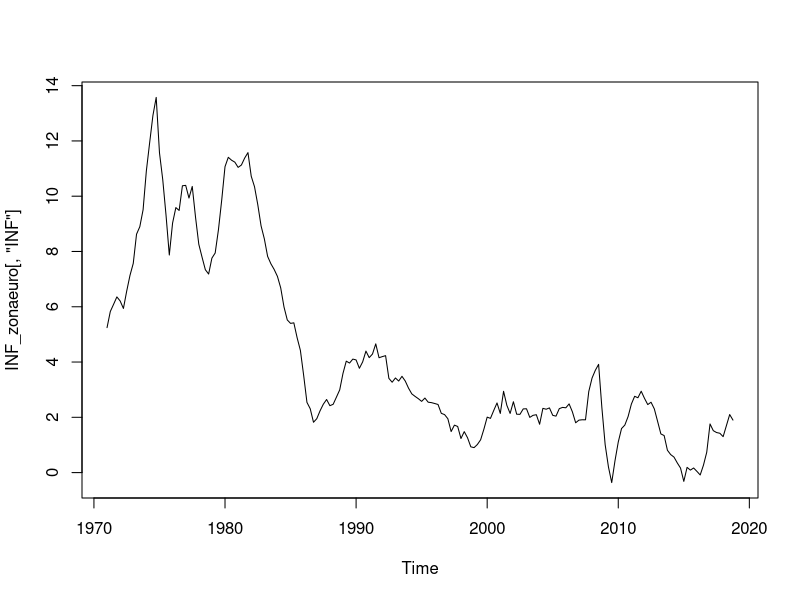
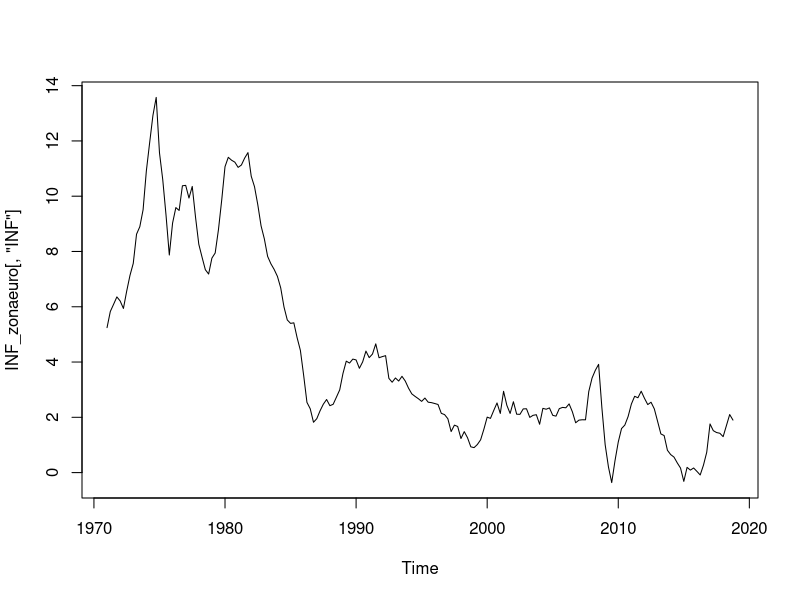
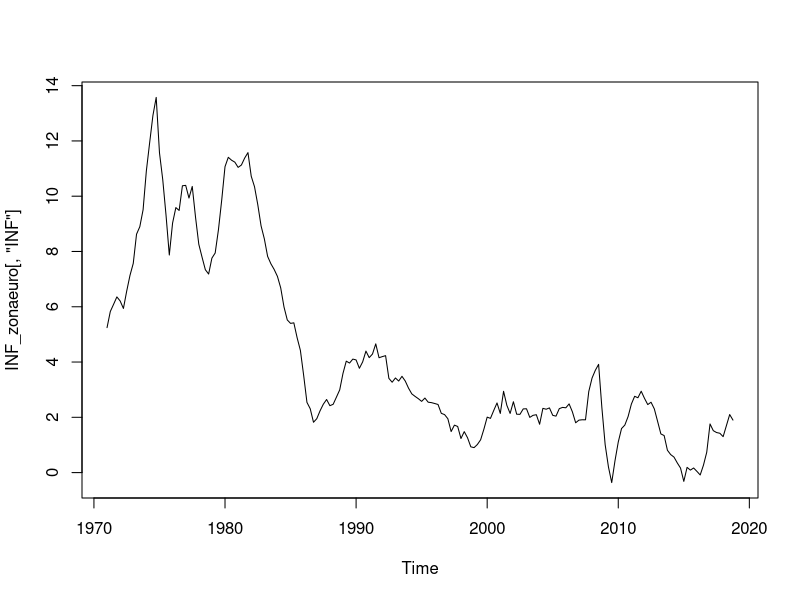
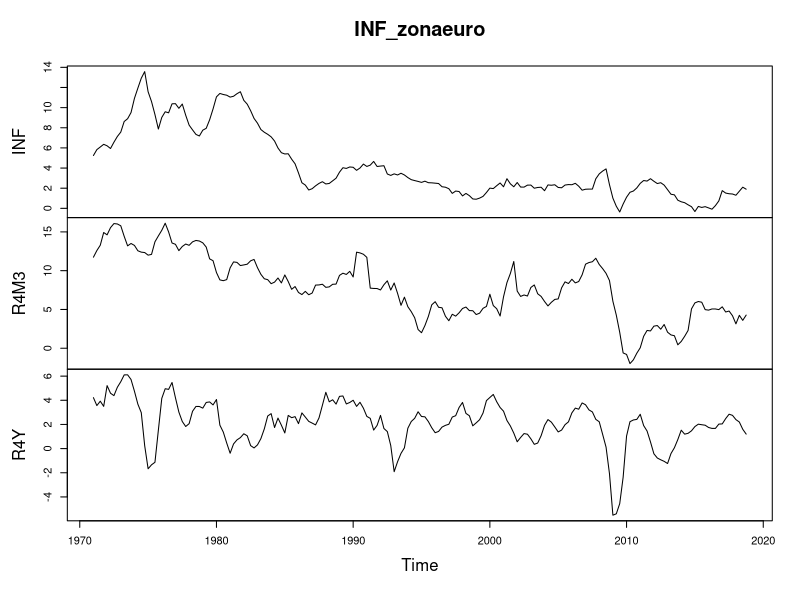

These figures' R source, in order:
library(readr)
INF_EUROZONA <- read_delim("INF_EUROZONA.csv", ";", escape_double = FALSE, trim_ws = TRUE)
INF_zonaeuro <- ts(INF_EUROZONA, start=c(1971,1), end = c(2018,4), frequency = 4)
ts.plot(INF_zonaeuro[,"INF"])
ts.plot(INF_zonaeuro[,"INF"])
ts.plot(INF_zonaeuro[,"INF"])
plot(INF_zonaeuro)
#
INF <- INF_zonaeuro[,"INF"]
D4M3 <- INF_zonaeuro[,"R4M3"]
D4Y <- INF_zonaeuro[,"R4Y"]
#
lm_INF_0 <- lm(INF~D4M3 + D4Y)
summary(lm_INF_0)
library(dynlm)
lm_INF <- dynlm(INF~D4M3 + D4Y)
summary(lm_INF)
#
